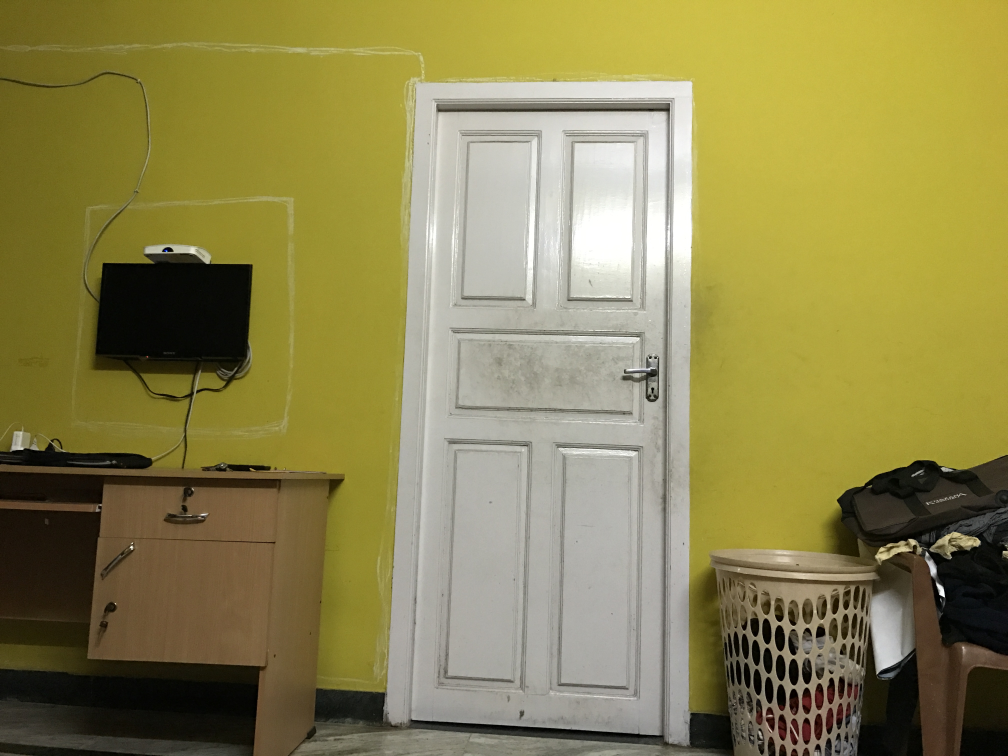
#> input picture Horizon/images/left.JPG, 4032 x 3024 px (shown at 1/4 size)
$ python -i panorama.py   (imports and definitions only)
#> lines starting #> are read from the running program, lines starting #| are printed output that depends on the picture
import cv2
import numpy as np
import imutils

class Stitcher:
	def __init__(self):
		self.isv3 = imutils.is_cv3()

	def stitch(self, images, ratio=0.75, reprojThresh=4.0, showMatches=False):
		(imageB, imageA) = images
		(kpsA, featuresA) = self.detectAndDescribe(imageA)
		(kpsB, featuresB) = self.detectAndDescribe(imageB)

		M = self.matchKeyPoints(kpsA, kpsB, featuresA, featuresB, ratio, reprojThresh)

		if M is None:
			return None

		(matches, H, status) = M
		result = cv2.warpPerspective(imageA, H, (imageA.shape[1] + imageB.shape[1], imageA.shape[0]))
		result[0:imageB.shape[0], 0:imageB.shape[1]] = imageB

		if showMatches:
			vis = self.drawMatches(imageA, imageB, kpsA, kpsB, matches, status)
			return (result, vis)

		return result

	# [46 lines left out: functions detectAndDescribe, matchKeyPoints, drawMatches, not called in this run]

>>> import cv2
>>> picture = cv2.imread('images/left.JPG', cv2.IMREAD_GRAYSCALE)
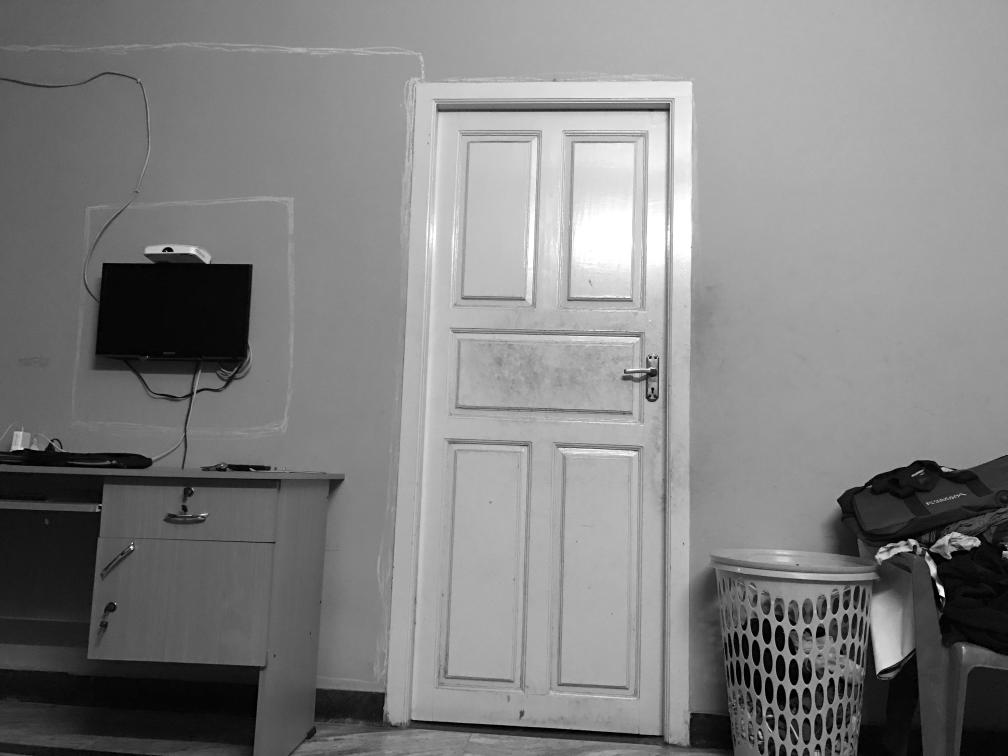
#> picture: shape (3024, 4032) (shown at 1/4 size); min 0, max 255, mean 128.8
>>> result = Stitcher().stitch(picture)
#> (the run stopped early here; a loop or call above may not have finished)

$ run again, on Horizon/images/right.JPG
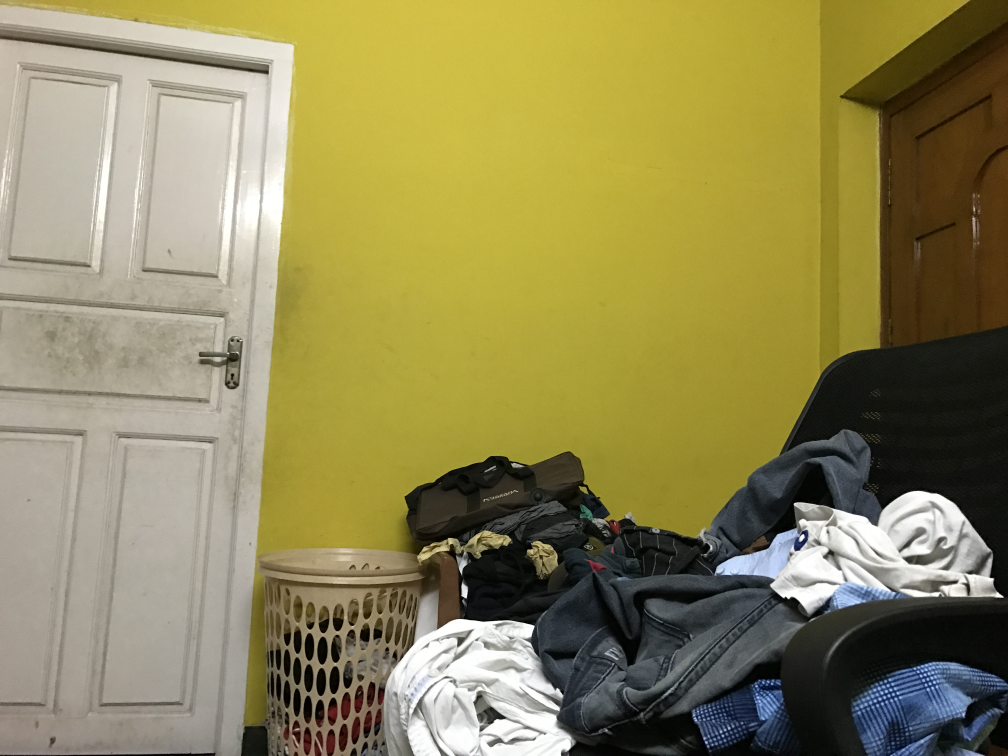
#> input picture Horizon/images/right.JPG, 4032 x 3024 px (shown at 1/4 size)
#> `picture = cv2.imread('images/left.JPG', cv2.IMREAD_GRAYSCALE)`:
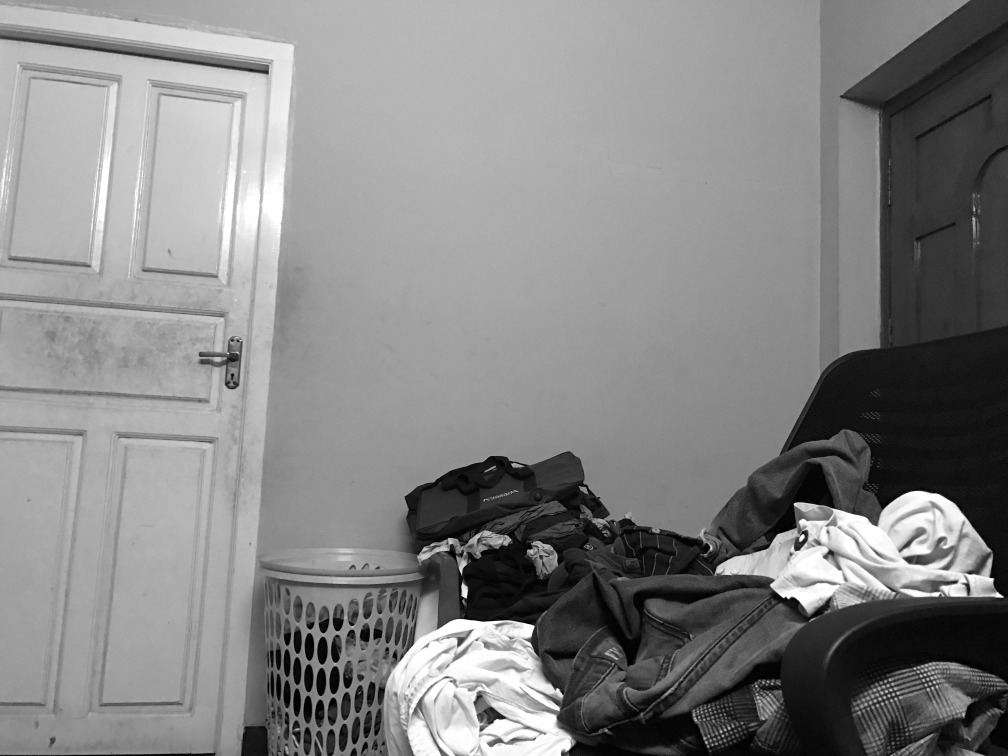
#> picture: shape (3024, 4032) (shown at 1/4 size); min 0, max 255, mean 132.3
